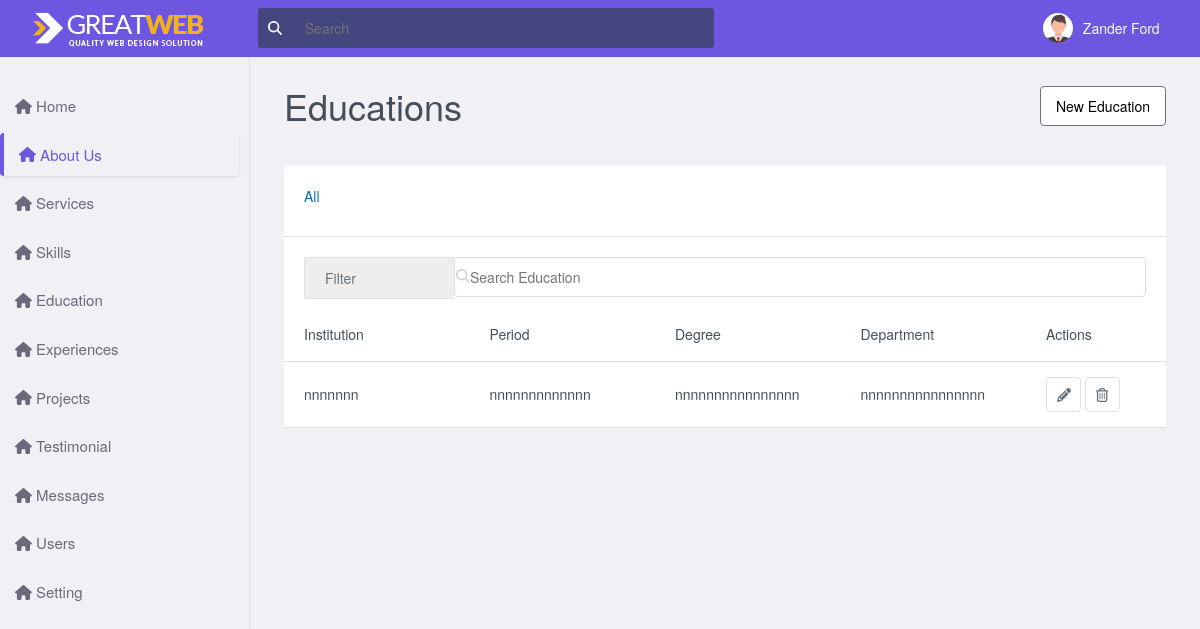
Screenshot of /admin/education.php with the database file from the repository.
### tables this page shows
CREATE TABLE `education` (
  `id` int(10) NOT NULL,
  `Institution` varchar(50) DEFAULT NULL,
  `Period` varchar(50) DEFAULT NULL,
  `Degree` varchar(50) DEFAULT NULL,
  `Department` varchar(50) DEFAULT NULL
);

### admin/education.php (the view, shortened to what this page needs)
<!DOCTYPE html>
    <html lang="en">
    <?php
    include "include/header.php";
    ?>
    <body>
        <?php
        include "include/menu.php";
        ?>
        <main class="main">
            <div class="main__sideNav"></div>
            <div class="main__content">
            <section class="educations section" id="educations">
                <div class="skills_container">
                    <div class="titlebar">
                        <div class="titlebar_item">
                            <h1>Educations </h1>
                        </div>
                        <div class="titlebar_item">
                            <div class="btn btn__open--modal">
                                New Education
                            </div>
                        </div>
                    </div>
                    <div class="table">
                        <div class="table_filter">
                            <div>
                                <ul class="table_filter-list">
                                    <li>
                                        <p class="table_filter-link table_filter-link--active">
                                            All
                                        </p>
                                    </li>
                                </ul>
                            </div>
                        </div>
                        <div class="table_search">
                            <div class="table_search-wrapper">
                                <select class="table_search-select" name="" id="">
                                    <option value="">Filter</option>
                                </select>
                            </div>
                            <div class="relative">
                                <i class="table_search-input--icon fas fa-search "></i>
                                <input class="table_search--input" type="text" placeholder="Search Education">
                            </div>
                        </div>
                        <div class="education_table-heading">
                            <p>Institution</p>
                            <p>Period</p>
                            <p>Degree</p>
                            <p>Department</p>
                            <p>Actions</p>
                        </div>
                        <div class="education_table-items">
                        <?php
                        include "include/connection.php";
                        $sel=mysqli_query($con, "SELECT * FROM education");
                        if(mysqli_num_rows($sel)>0){
                            while($rows=mysqli_fetch_array($sel)){
                                echo "<p>". $rows['Institution'] ."</p>";
                                echo "<p>". $rows['Period'] ."</p>";
                                echo "<p>". $rows['Degree'] ."</p>";
                                echo "<p>". $rows['Department'] ."</p>";
                                echo "<div>
                                <button class='btn-icon success'>
                                    <i class='fas fa-pencil-alt'></i>
                                </button>
                                <button class='btn-icon danger' >
                                    <i class='far fa-trash-alt'></i>
                                </button>
                            </div>
                            ";
                            }
                        }else{
                            echo "<p>Data not found</p>";
                        }
                        ?>
                        </div>
                    </div>
                </div>
            </section>
        </main>
    </body>
</html>

### admin/assets/css/styles.css (style rules this page uses)
:root { --hue-color: 246; --first-color:rgb(69, 79, 91); --body-color: hsl(var(--hue-color), 14.3%, 95%); --border-right: #e0e0e0; --text-color: hsl(var(--hue-color), 8%, 45%); --body-font: 'Poppins', sans-serif; }
html { -webkit-box-sizing: border-box; box-sizing: border-box; font-family: -apple-system, BlinkMacSystemFont, 'Segoe UI', Roboto, Oxygen, Ubuntu, Cantarell, 'Open Sans', 'Helvetica Neue', sans-serif; font-size: 14px; }
* { margin: 0; padding: 0; border: 0; appearance: none; text-decoration: none; list-style: none; box-sizing: border-box; box-sizing: inherit; }
h1, h2, h3, h4, h5, h6,p,a { color: #454f5b; }
body { height: calc(100vh - 100px); width: 100%; color: var(--text-color); background: var(--body-color); font-size: var(--body-font); box-sizing: inherit; }
main { display: grid; grid-template-columns: 250px 1fr; margin: 0; padding: 0; }
.main__sideNav { padding: 2rem; margin: 4rem 0; height: 100%; z-index: -99; }
.main__content { margin: 4rem 1rem; }
.titlebar { display:flex; justify-content:space-between; align-items: center; }
.titlebar_item,h1,button { margin-top: 10px; margin-bottom: 10px; }
.btn { border:1px solid #6a727a; padding: 9px 15px; border-radius: 4px; background: #FFF; color: black; cursor: pointer; }
.btn-icon { border: 1px solid #e0e0e0; background: none; width: 35px; height: 35px; border-radius: 4px; color: #6a727a; cursor: pointer; }
.titlebar { display:flex; justify-content:space-between; align-items: center; margin-top: 10px; }
.table { background: #FFF; margin-top: 20px; margin-bottom: 30px; }
.table_filter { border-bottom: 1px solid #e0e0e0; padding: 10px 20px; margin-bottom: 20px; }
.table_filter-list { display: flex; justify-content: flex-start; list-style: none; }
.table_filter-link { margin-right: 1rem; }
.table_filter-link--active { color: #006fbb; font-weight: 500; }
ul { list-style: none; }
.table_search { padding: 0 20px; display: grid; grid-template-columns: minmax(150px, auto) minmax(180px, 1fr); }
.table_search-wrapper { position: relative; }
.table_search-select { appearance: none; background: #eeeeee; color: #6a727a; width: 100%; border: none; border-top: 1px solid #e0e0e0; border-left: 1px solid #e0e0e0; border-bottom: 1px solid #e0e0e0; border-top-left-radius: 3px; border-bottom-left-radius: 3px; padding-top: 10px; padding-bottom: 10px; padding-left: 20px; padding-right: 20px; }
.relative { position: relative; }
.table_search-input--icon { top: 12px; left: 2px; color: #d4d4d4; position: absolute; }
.card,p { margin-top: 10px; margin-bottom: 10px; }
.card,input { padding: 9px 15px; border: 1px solid #e0e0e0; border-radius: 4px; width: 100%; }
.skills_container { margin-top: 1rem; margin: 0 auto; padding: 0 20px; }
.education_table-heading { padding: 0 20px; gap: 10px; display: grid; grid-template-columns: 1fr 1fr 1fr 1fr 100px; color: #808891; font-size: 14px; font-weight: 500; border-bottom: 1px solid #e0e0e0; padding-bottom: 0.5rem; margin-top: 15px; }
.education_table-items { padding: 5px 20px !important; gap: 10px; display: grid; grid-template-columns: 1fr 1fr 1fr 1fr 100px; align-items: center; border-bottom: 1px solid #e0e0e0; padding: 0.6rem 0; }

### rows the page displays
education: Institution "nnnnnnn", Period "nnnnnnnnnnnnn", Degree "nnnnnnnnnnnnnnnn", Department "nnnnnnnnnnnnnnnn"
